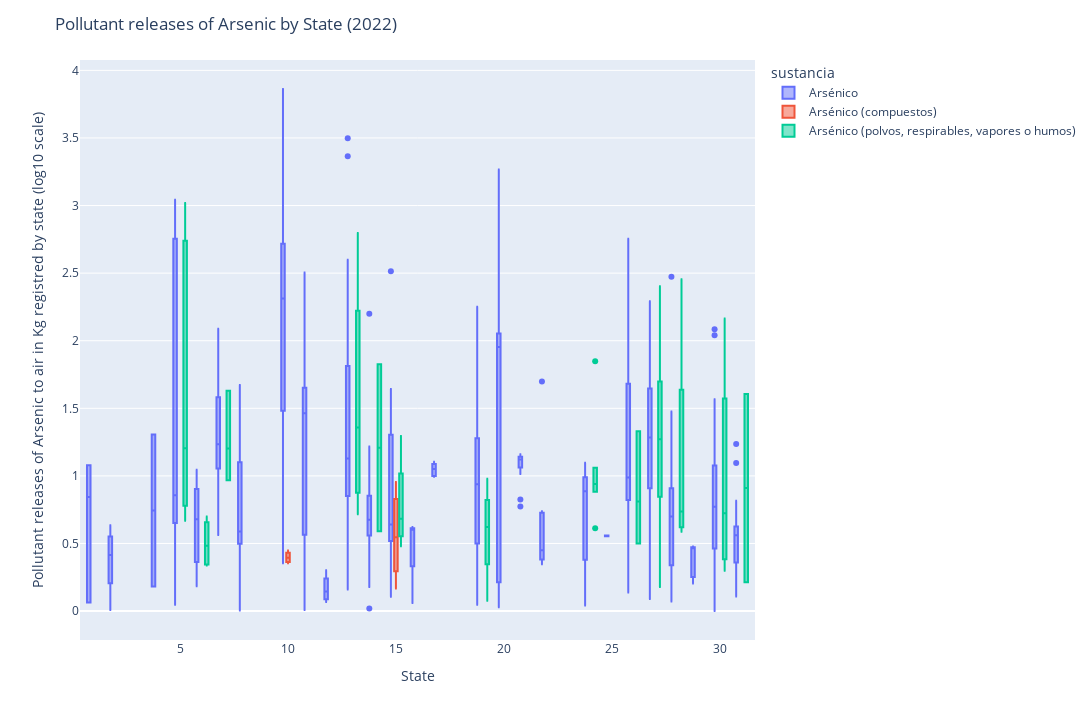

This figure's notebook cell:
### Code cell
to_bp_1 = joined[[
    "anio", "cve_ent",'estado', 'sustancia', 'iarc_group', 'cas',
    'em_agua', 'em_aire', 'em_suelo', 
    'tr_alcantarillado', 'tr_coprocesamiento', 'tr_dispfinal', 'tr_incineracion', 'tr_otros', 'tr_reciclado', 'tr_reutilizacion', 'tr_tratamiento',
]]

arsenico_2022 = to_bp_1[(to_bp_1["cas"] == "7440-38-2") | (to_bp_1["cas"] == "As") | (to_bp_1["cas"] == "S/C1") & (to_bp_1["anio"]==2022)].sort_values(by=["anio", "sustancia", "cve_ent"])
as_aire_2022 = arsenico_2022[(arsenico_2022["em_aire"]>1)]
as_aire_2022["as_aire"] = np.log10(as_aire_2022.em_aire)


fig = px.box(as_aire_2022,
             x="cve_ent",
             y="as_aire",
             color="sustancia",
             #hover_data=['ENT_NOMBRE','TASA_EST_3_1_100k','SEXO','RANGO_EDAD'],
             #labels={'iarc_group':'IARC Group'},
             width=1500,
             height=720)
            #  points='all')
fig.update_traces(quartilemethod='exclusive')
fig.update_layout(
    title="Pollutant releases of Arsenic by State (2022)",
    yaxis_title="Pollutant releases of Arsenic to air in Kg registred by state (log10 scale)",
    xaxis_title="State"
)
fig.write_image("output/boxplot_emisiones_arsenico_log10_2022.pdf")
fig.write_html("output/boxplot_emisiones_arsenico_log10_2022.html")
fig.show()

### Figure 1 — Plotly figure (JSON) as saved in the notebook; plotly's stock layout.template omitted (floating-point values rounded to 4 significant figures; data arrays with more than 128 entries replaced by an {"elided": "..."} marker saying what was removed)
{"data": [{"alignmentgroup": "True", "hovertemplate": "sustancia=Arsénico<br>cve_ent=%{x}<br>as_aire=%{y}<extra></extra>", "legendgroup": "Arsénico", "marker": {"color": "#636efa"}, "name": "Arsénico", "notched": false, "offsetgroup": "Arsénico", "orientation": "v", "quartilemethod": "exclusive", "showlegend": true, "type": "box", "x": {"elided": "777 int values"}, "x0": " ", "xaxis": "x", "y": {"elided": "777 float values"}, "y0": " ", "yaxis": "y"}, {"alignmentgroup": "True", "hovertemplate": "sustancia=Arsénico (compuestos)<br>cve_ent=%{x}<br>as_aire=%{y}<extra></extra>", "legendgroup": "Arsénico (compuestos)", "marker": {"color": "#EF553B"}, "name": "Arsénico (compuestos)", "notched": false, "offsetgroup": "Arsénico (compuestos)", "orientation": "v", "quartilemethod": "exclusive", "showlegend": true, "type": "box", "x": [5, 13, 15, 8, 24, 15, 15, 10, 15, 10, 15, 10, 15, 10, 15], "x0": " ", "xaxis": "x", "y": [2.236, 0.05269, 0.9542, 0.4476, 0.179, 0.1673, 0.2945, 0.4166, 0.6006, 0.4472, 0.4288, 0.3729, 0.8282, 0.353, 0.5459], "y0": " ", "yaxis": "y"}, {"alignmentgroup": "True", "hovertemplate": "sustancia=Arsénico (polvos, respirables, vapores o humos)<br>cve_ent=%{x}<br>as_aire=%{y}<extra></extra>", "legendgroup": "Arsénico (polvos, respirables, vapores o humos)", "marker": {"color": "#00cc96"}, "name": "Arsénico (polvos, respirables, vapores o humos)", "notched": false, "offsetgroup": "Arsénico (polvos, respirables, vapores o humos)", "orientation": "v", "quartilemethod": "exclusive", "showlegend": true, "type": "box", "x": [2, 5, 5, 5, 5, 5, 6, 6, 6, 6, 7, 7, 7, 8, 10, 13, 13, 13, 13, 13, 13, 14, 14, 15, 15, 15, 15, 16, 17, 19, 19, 19, 19, 19, 19, 19, 19, 19, 21, 22, 24, 24, 24, 24, 24, 24, 25, 26, 26, 26, 27, 27, 27, 27, 27, 27, 27, 28, 28, 28, 28, 29, 30, 30, 30, 30, 31, 31], "x0": " ", "xaxis": "x", "y": [1.616, 0.6681, 0.8892, 2.46, 3.019, 1.204, 0.3365, 0.6998, 0.3514, 0.6136, 0.9675, 1.629, 1.203, 1.072, 0.342, 0.716, 1.232, 2.223, 0.8747, 2.798, 1.486, 0.5911, 1.827, 0.6269, 0.7404, 1.296, 0.4786, 0.01887, 0.9714, 0.6721, 0.4917, 0.6212, 0.5044, 0.904, 0.07555, 0.1998, 0.7404, 0.979, 0.1604, 0.387, 1.847, 0.882, 1.061, 0.6128, 0.9778, 0.9006, 0.5237, 0.4995, 0.8102, 1.33, 0.1788, 1.271, 1.164, 1.298, 0.8451, 1.698, 2.403, 0.5864, 0.6551, 0.8195, 2.454, 0.281, 0.4681, 2.165, 0.9809, 0.298, 0.2138, 1.605], "y0": " ", "yaxis": "y"}], "layout": {"boxmode": "group", "height": 720, "legend": {"title": {"text": "sustancia"}, "tracegroupgap": 0}, "margin": {"t": 60}, "title": {"text": "Pollutant releases of Arsenic by State (2022)"}, "width": 1500, "xaxis": {"anchor": "y", "domain": [0, 1], "title": {"text": "State"}}, "yaxis": {"anchor": "x", "domain": [0, 1], "title": {"text": "Pollutant releases of Arsenic to air in Kg registred by state (log10 scale)"}}}}
